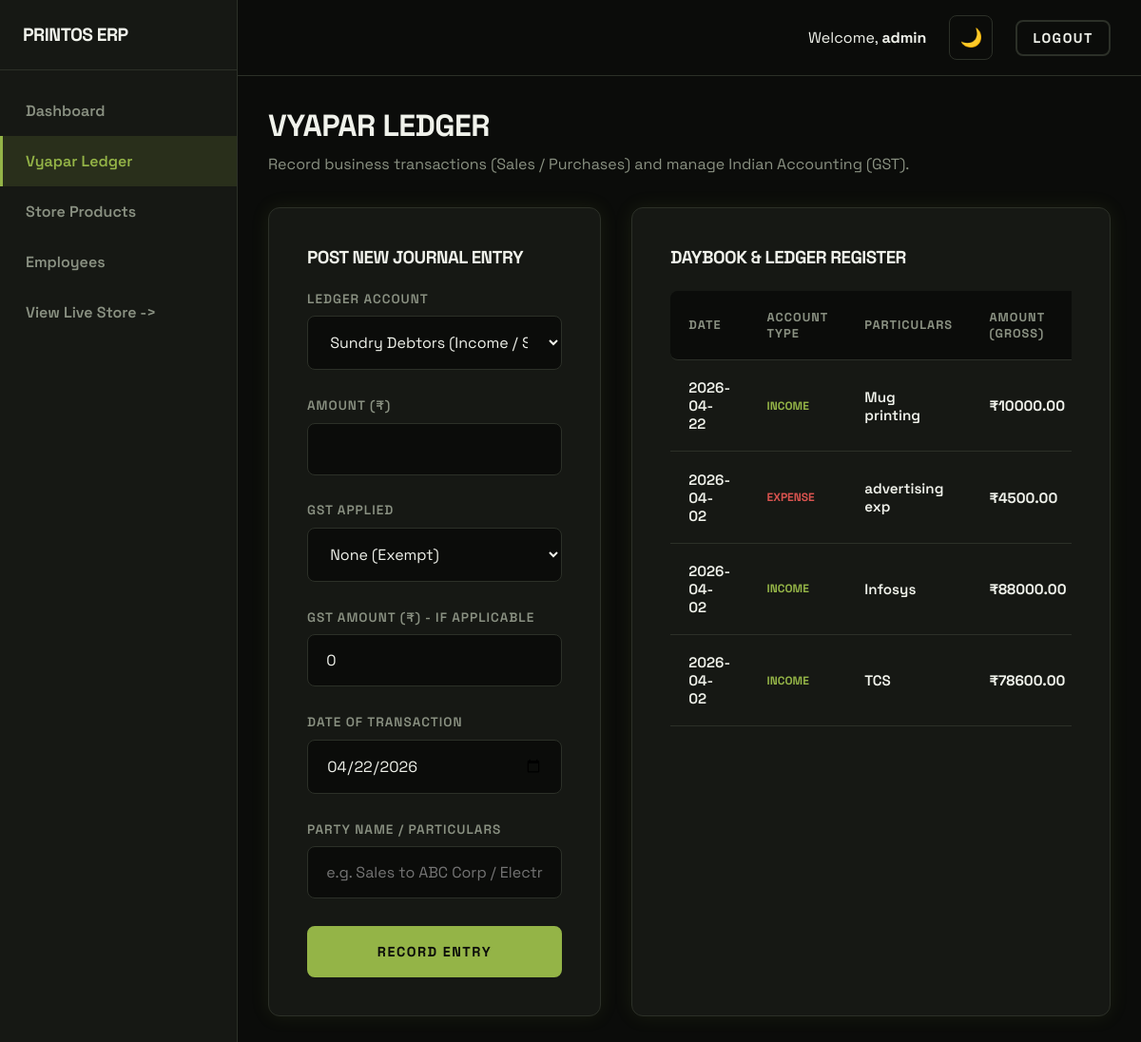
The page /admin/accounting (signed in) on the database its author committed.
### models.py (models this page shows)
class User(Base):
    __tablename__ = "users"
    id = Column(Integer, primary_key=True, index=True)
    username = Column(String, unique=True, index=True)
    password = Column(String)  # In a real app, hash this!
    role = Column(String)      # 'admin' or 'employee'
    work_entries = relationship("WorkEntry", back_populates="employee")

class Transaction(Base):
    __tablename__ = "transactions"
    id = Column(Integer, primary_key=True, index=True)
    type = Column(String) # 'income' or 'expense'
    amount = Column(Float, default=0.0)
    category = Column(String, nullable=True)
    gst_type = Column(String, nullable=True) # CGST, SGST, IGST, None
    gst_amount = Column(Float, default=0.0)
    date = Column(Date, index=True)
    description = Column(String)

### main.py (the view)
@app.get("/admin/accounting", response_class=HTMLResponse)
async def admin_accounting(request: Request, db: Session = Depends(get_db)):
    user = require_admin(request, db)
    txs = db.query(models.Transaction).order_by(models.Transaction.date.desc()).all()
    unread_c = get_unread_enquiries_count(db)
    return templates.TemplateResponse("admin_accounting.html", {
        "request": request, "user": user, "transactions": txs, "unread_count": unread_c
    })

### templates/admin_accounting.html (shortened to what this page needs)
{% extends "base_admin.html" %}
{% block content %}
<div style="display: flex; justify-content: space-between; align-items: flex-end; margin-bottom: 2rem;">
    <div>
        <h2 style="font-size: 2rem; color: var(--text-main); margin-bottom: 0.5rem;">Vyapar Ledger</h2>
        <p>Record business transactions (Sales / Purchases) and manage Indian Accounting (GST).</p>
    </div>
</div>
<div class="dashboard-grid">
    <div class="glass-card">
        <h3>Post New Journal Entry</h3>
        <form action="/admin/accounting/add" method="post" style="margin-top: 1.5rem;">
            <div class="input-group">
                <label>Ledger Account</label>
                <select name="t_type" required>
                    <option value="income">Sundry Debtors (Income / Sales / Service)</option>
                </select>
            </div>
            <div class="input-group">
                <label>Amount (₹)</label>
                <input type="number" step="0.01" name="amount" required>
            </div>
            <div class="input-group">
                <label>GST Applied</label>
                <select name="gst_type">
                    <option value="None">None (Exempt)</option>
                </select>
            </div>
            <div class="input-group">
                <label>GST Amount (₹) - if applicable</label>
                <input type="number" step="0.01" name="gst_amount" value="0">
            </div>
            <div class="input-group">
                <label>Date of Transaction</label>
                <input type="date" id="t_date" name="t_date" required>
            </div>
            <div class="input-group">
                <label>Party Name / Particulars</label>
                <input type="text" name="description" required placeholder="e.g. Sales to ABC Corp / Electricity Bill">
            </div>
            <button type="submit" class="btn" style="width: 100%;">Record Entry</button>
        </form>
    </div>
    <div class="glass-card">
        <h3>Daybook & Ledger Register</h3>
        <div style="overflow-x: auto;">
            <table>
                <thead>
                    <tr>
                        <th>Date</th>
                        <th>Account Type</th>
                        <th>Particulars</th>
                        <th>Amount (Gross)</th>
                    </tr>
                </thead>
                <tbody>
                    {% for t in transactions %}
                    <tr>
                        <td>{{ t.date }}</td>
                        <td style="color: {% if t.type == 'income' %}var(--primary){% else %}#d9534f{% endif %}; font-weight: 700; text-transform: uppercase; font-size: 0.75rem;">
                            {{ t.type }}
                        </td>
                        <td>{{ t.description }}</td>
                        <td style="font-weight: 700;">₹{{ "%.2f"|format(t.amount) }}</td>
                    </tr>
                    {% else %}
                    <tr>
                        <td colspan="5" style="text-align: center;">No transactions recorded. Ledger is empty.</td>
                    </tr>
                    {% endfor %}
                </tbody>
            </table>
        </div>
    </div>
</div>
{% endblock %}

### templates/base_admin.html (shortened to what this page needs)
<!DOCTYPE html>
<html lang="en" data-theme="dark">
<head>
    <link rel="stylesheet" href="/static/style.css?v=4">
</head>
<body>
    <div class="admin-layout">
        <aside class="sidebar">
            <div class="sidebar-header">
                <h1><span class="accent">Printos</span> ERP</h1>
            </div>
            <ul class="nav-menu">
                <li class="nav-item {% if request.url.path == '/admin/dashboard' %}active{% endif %}">
                    <a href="/admin/dashboard">
                        Dashboard
                    </a>
                </li>
                <li class="nav-item {% if request.url.path == '/admin/accounting' %}active{% endif %}">
                    <a href="/admin/accounting">Vyapar Ledger</a>
                </li>
                <li class="nav-item {% if request.url.path == '/admin/products' %}active{% endif %}">
                    <a href="/admin/products">Store Products</a>
                </li>
                <li class="nav-item {% if request.url.path == '/admin/employees' %}active{% endif %}">
                    <a href="/admin/employees">Employees</a>
                </li>
                <li class="nav-item">
                    <a href="/store" target="_blank">View Live Store -></a>
                </li>
            </ul>
        </aside>
        <main class="main-content">
            <header class="topbar">
                <span>Welcome, <strong>{{ user.username }}</strong></span>
                <button id="theme-toggle">🌙</button>
                <a href="/logout" class="btn btn-secondary" style="padding: 0.5rem 1rem;">Logout</a>
            </header>
            <div class="content-area">
                {% block content %}{% endblock %}
            </div>
        </main>
    </div>
</body>
</html>

### static/style.css (style rules this page uses)
:root { --bg-color: #0b0c0a; --surface-color: #161814; --text-main: #f0f2eb; --text-subtle: #8a9182; --primary: #94b447; --primary-hover: #b1d655; --primary-faded: rgba(148, 180, 71, 0.15); --border-color: #2c3028; --input-bg: #0b0c0a; --shadow-glow: 0 0 20px rgba(148, 180, 71, 0.1); }
* { margin: 0; padding: 0; box-sizing: border-box; font-family: 'Space Grotesk', sans-serif; transition: all 0.3s cubic-bezier(0.4, 0, 0.2, 1); }
body { background-color: var(--bg-color); color: var(--text-main); min-height: 100vh; display: flex; flex-direction: column; }
h1, h2, h3 { font-family: 'Space Grotesk', sans-serif; font-weight: 700; letter-spacing: -0.5px; text-transform: uppercase; }
p { color: var(--text-subtle); line-height: 1.6; }
.glass-card { background-color: var(--surface-color); border: 1px solid var(--border-color); border-radius: 12px; padding: 2.5rem; margin-bottom: 2rem; box-shadow: var(--shadow-glow); position: relative; overflow: hidden; }
.glass-card::before { content: ''; position: absolute; top: 0; left: 0; width: 100%; height: 3px; background-color: var(--primary); opacity: 0; transition: opacity 0.3s ease; }
.input-group { margin-bottom: 1.8rem; display: flex; flex-direction: column; gap: 0.6rem; }
label { font-weight: 600; font-size: 0.85rem; text-transform: uppercase; letter-spacing: 1px; color: var(--text-subtle); }
input[type="text"], input[type="password"], input[type="date"], input[type="number"], select { width: 100%; padding: 1rem 1.2rem; border-radius: 8px; border: 1px solid var(--border-color); background: var(--input-bg); color: var(--text-main); outline: none; font-size: 1rem; font-family: 'Space Grotesk', sans-serif; }
.btn { display: inline-flex; align-items: center; justify-content: center; padding: 1rem 2rem; border-radius: 8px; border: 2px solid var(--primary); background: var(--primary); color: #0b0c0a; font-weight: 700; font-size: 0.9rem; text-transform: uppercase; letter-spacing: 1.5px; cursor: pointer; text-decoration: none; }
.btn-secondary { background: transparent; color: var(--text-main); border: 2px solid var(--border-color); }
header { display: flex; justify-content: space-between; align-items: center; padding: 1.5rem 2.5rem; background: var(--surface-color); border-bottom: 1px solid var(--border-color); }
#theme-toggle { background: var(--input-bg); border: 1px solid var(--border-color); font-size: 1.2rem; cursor: pointer; padding: 10px; border-radius: 8px; display: flex; align-items: center; justify-content: center; }
.dashboard-grid { display: grid; grid-template-columns: 350px 1fr; gap: 2rem; }
table { width: 100%; border-collapse: separate; border-spacing: 0; margin-top: 1.5rem; }
th, td { padding: 1.2rem; text-align: left; border-bottom: 1px solid var(--border-color); }
th { font-weight: 700; font-size: 0.8rem; text-transform: uppercase; letter-spacing: 1px; color: var(--text-subtle); background-color: var(--input-bg); }
th:first-child { border-top-left-radius: 8px; border-bottom-left-radius: 8px; }
td { font-weight: 600; font-size: 0.95rem; }

### templates/base_admin.html (style rules this page uses)
.admin-layout { display: flex; min-height: 100vh; }
.sidebar { width: 250px; background: var(--surface-color); border-right: 1px solid var(--border-color); display: flex; flex-direction: column; }
.sidebar-header { padding: 1.5rem; border-bottom: 1px solid var(--border-color); }
.sidebar-header h1 { font-size: 1.2rem; margin: 0; }
.nav-menu { list-style: none; padding: 1rem 0; flex: 1; }
.nav-item a { display: flex; align-items: center; padding: 1rem 1.5rem; color: var(--text-subtle); text-decoration: none; font-weight: 600; border-left: 3px solid transparent; transition: all 0.2s; }
.nav-item.active a { color: var(--primary); border-left-color: var(--primary); background: var(--primary-faded); }
.main-content { flex: 1; display: flex; flex-direction: column; overflow-y: auto; }
.topbar { padding: 1rem 2rem; border-bottom: 1px solid var(--border-color); display: flex; justify-content: flex-end; align-items: center; gap: 1.5rem; background: var(--bg-color); }
.content-area { padding: 2rem; }

### rows shown on the page
User: username "admin"
Transaction: date "2026-04-22", type "INCOME", description "Mug printing", amount "10000.00"
Transaction: date "2026-04-02", type "EXPENSE", description "advertising exp", amount "4500.00"
Transaction: date "2026-04-02", type "INCOME", description "Infosys", amount "88000.00"
Transaction: date "2026-04-02", type "INCOME", description "TCS", amount "78600.00"
